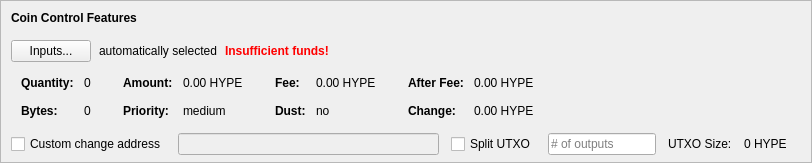
    <widget class="QFrame" name="frameCoinControl">
     <property name="sizePolicy">
      <sizepolicy hsizetype="Expanding" vsizetype="Expanding">
       <horstretch>0</horstretch>
       <verstretch>0</verstretch>
      </sizepolicy>
     </property>
     <property name="maximumSize">
      <size>
       <width>16777215</width>
       <height>16777215</height>
      </size>
     </property>
     <property name="frameShape">
      <enum>QFrame::StyledPanel</enum>
     </property>
     <property name="frameShadow">
      <enum>QFrame::Sunken</enum>
     </property>
     <layout class="QVBoxLayout" name="verticalLayoutCoinControl2">
      <property name="spacing">
       <number>0</number>
      </property>
      <property name="leftMargin">
       <number>0</number>
      </property>
      <property name="topMargin">
       <number>0</number>
      </property>
      <property name="rightMargin">
       <number>0</number>
      </property>
      <property name="bottomMargin">
       <number>6</number>
      </property>
      <item>
       <layout class="QVBoxLayout" name="verticalLayoutCoinControl" stretch="0,0,0,0,1">
        <property name="spacing">
         <number>0</number>
        </property>
        <property name="leftMargin">
         <number>10</number>
        </property>
        <property name="topMargin">
         <number>10</number>
        </property>
        <item>
         <layout class="QHBoxLayout" name="horizontalLayoutCoinControl1">
          <property name="bottomMargin">
           <number>15</number>
          </property>
          <item>
           <widget class="QLabel" name="labelCoinControlFeatures">
            <property name="sizePolicy">
             <sizepolicy hsizetype="Preferred" vsizetype="Maximum">
              <horstretch>0</horstretch>
              <verstretch>0</verstretch>
             </sizepolicy>
            </property>
            <property name="font">
             <font>
              <weight>75</weight>
              <bold>true</bold>
             </font>
            </property>
            <property name="styleSheet">
             <string notr="true">font-weight:bold;</string>
            </property>
            <property name="text">
             <string>Coin Control Features</string>
            </property>
           </widget>
          </item>
         </layout>
        </item>
        <item>
         <layout class="QHBoxLayout" name="horizontalLayoutCoinControl2" stretch="0,0,0,0">
          <property name="spacing">
           <number>8</number>
          </property>
          <property name="bottomMargin">
           <number>10</number>
          </property>
          <item>
           <widget class="QPushButton" name="pushButtonCoinControl">
            <property name="styleSheet">
             <string notr="true"/>
            </property>
            <property name="text">
             <string>Inputs...</string>
            </property>
            <property name="autoDefault">
             <bool>false</bool>
            </property>
           </widget>
          </item>
          <item>
           <widget class="QLabel" name="labelCoinControlAutomaticallySelected">
            <property name="text">
             <string>automatically selected</string>
            </property>
            <property name="margin">
             <number>5</number>
            </property>
           </widget>
          </item>
          <item>
           <widget class="QLabel" name="labelCoinControlInsuffFunds">
            <property name="font">
             <font>
              <weight>75</weight>
              <bold>true</bold>
             </font>
            </property>
            <property name="styleSheet">
             <string notr="true">color:red;font-weight:bold;</string>
            </property>
            <property name="text">
             <string>Insufficient funds!</string>
            </property>
            <property name="margin">
             <number>5</number>
            </property>
           </widget>
          </item>
          <item>
           <spacer name="horizontalSpacerCoinControl">
            <property name="orientation">
             <enum>Qt::Horizontal</enum>
            </property>
            <property name="sizeHint" stdset="0">
             <size>
              <width>40</width>
              <height>1</height>
             </size>
            </property>
           </spacer>
          </item>
         </layout>
        </item>
        <item>
         <widget class="QWidget" name="widgetCoinControl" native="true">
          <property name="sizePolicy">
           <sizepolicy hsizetype="Preferred" vsizetype="Preferred">
            <horstretch>0</horstretch>
            <verstretch>0</verstretch>
           </sizepolicy>
          </property>
          <property name="minimumSize">
           <size>
            <width>0</width>
            <height>0</height>
           </size>
          </property>
          <property name="styleSheet">
           <string notr="true"/>
          </property>
          <layout class="QHBoxLayout" name="horizontalLayoutCoinControl5">
           <property name="leftMargin">
            <number>0</number>
           </property>
           <property name="topMargin">
            <number>0</number>
           </property>
           <property name="rightMargin">
            <number>0</number>
           </property>
           <property name="bottomMargin">
            <number>0</number>
           </property>
           <item>
            <layout class="QHBoxLayout" name="horizontalLayoutCoinControl3" stretch="0,0,0,1">
             <property name="spacing">
              <number>20</number>
             </property>
             <property name="topMargin">
              <number>0</number>
             </property>
             <property name="bottomMargin">
              <number>10</number>
             </property>
             <item>
              <layout class="QFormLayout" name="formLayoutCoinControl1">
               <property name="horizontalSpacing">
                <number>10</number>
               </property>
               <property name="verticalSpacing">
                <number>14</number>
               </property>
               <property name="leftMargin">
                <number>10</number>
               </property>
               <property name="topMargin">
                <number>4</number>
               </property>
               <property name="rightMargin">
                <number>6</number>
               </property>
               <item row="0" column="0">
                <widget class="QLabel" name="labelCoinControlQuantityText">
                 <property name="font">
                  <font>
                   <weight>75</weight>
                   <bold>true</bold>
                  </font>
                 </property>
                 <property name="text">
                  <string>Quantity:</string>
                 </property>
                 <property name="margin">
                  <number>0</number>
                 </property>
                </widget>
               </item>
               <item row="0" column="1">
                <widget class="QLabel" name="labelCoinControlQuantity">
                 <property name="cursor">
                  <cursorShape>IBeamCursor</cursorShape>
                 </property>
                 <property name="contextMenuPolicy">
                  <enum>Qt::ActionsContextMenu</enum>
                 </property>
                 <property name="text">
                  <string notr="true">0</string>
                 </property>
                 <property name="margin">
                  <number>0</number>
                 </property>
                 <property name="textInteractionFlags">
                  <set>Qt::LinksAccessibleByMouse|Qt::TextSelectableByKeyboard|Qt::TextSelectableByMouse</set>
                 </property>
                </widget>
               </item>
               <item row="1" column="0">
                <widget class="QLabel" name="labelCoinControlBytesText">
                 <property name="font">
                  <font>
                   <weight>75</weight>
                   <bold>true</bold>
                  </font>
                 </property>
                 <property name="text">
                  <string>Bytes:</string>
                 </property>
                </widget>
               </item>
               <item row="1" column="1">
                <widget class="QLabel" name="labelCoinControlBytes">
                 <property name="cursor">
                  <cursorShape>IBeamCursor</cursorShape>
                 </property>
                 <property name="contextMenuPolicy">
                  <enum>Qt::ActionsContextMenu</enum>
                 </property>
                 <property name="text">
                  <string notr="true">0</string>
                 </property>
                 <property name="textInteractionFlags">
                  <set>Qt::LinksAccessibleByMouse|Qt::TextSelectableByKeyboard|Qt::TextSelectableByMouse</set>
                 </property>
                </widget>
               </item>
              </layout>
             </item>
             <item>
              <layout class="QFormLayout" name="formLayoutCoinControl2">
               <property name="horizontalSpacing">
                <number>10</number>
               </property>
               <property name="verticalSpacing">
                <number>14</number>
               </property>
               <property name="leftMargin">
                <number>6</number>
               </property>
               <property name="topMargin">
                <number>4</number>
               </property>
               <property name="rightMargin">
                <number>6</number>
               </property>
               <item row="0" column="0">
                <widget class="QLabel" name="labelCoinControlAmountText">
                 <property name="font">
                  <font>
                   <weight>75</weight>
                   <bold>true</bold>
                  </font>
                 </property>
                 <property name="text">
                  <string>Amount:</string>
                 </property>
                 <property name="margin">
                  <number>0</number>
                 </property>
                </widget>
               </item>
               <item row="0" column="1">
                <widget class="QLabel" name="labelCoinControlAmount">
                 <property name="cursor">
                  <cursorShape>IBeamCursor</cursorShape>
                 </property>
                 <property name="contextMenuPolicy">
                  <enum>Qt::ActionsContextMenu</enum>
                 </property>
                 <property name="text">
                  <string notr="true">0.00 HYPE</string>
                 </property>
                 <property name="textInteractionFlags">
                  <set>Qt::LinksAccessibleByMouse|Qt::TextSelectableByKeyboard|Qt::TextSelectableByMouse</set>
                 </property>
                </widget>
               </item>
               <item row="1" column="0">
                <widget class="QLabel" name="labelCoinControlPriorityText">
                 <property name="font">
                  <font>
                   <weight>75</weight>
                   <bold>true</bold>
                  </font>
                 </property>
                 <property name="text">
                  <string>Priority:</string>
                 </property>
                </widget>
               </item>
               <item row="1" column="1">
                <widget class="QLabel" name="labelCoinControlPriority">
                 <property name="cursor">
                  <cursorShape>IBeamCursor</cursorShape>
                 </property>
                 <property name="contextMenuPolicy">
                  <enum>Qt::ActionsContextMenu</enum>
                 </property>
                 <property name="text">
                  <string>medium</string>
                 </property>
                 <property name="textInteractionFlags">
                  <set>Qt::LinksAccessibleByMouse|Qt::TextSelectableByKeyboard|Qt::TextSelectableByMouse</set>
                 </property>
                </widget>
               </item>
              </layout>
             </item>
             <item>
              <layout class="QFormLayout" name="formLayoutCoinControl3">
               <property name="horizontalSpacing">
                <number>10</number>
               </property>
               <property name="verticalSpacing">
                <number>14</number>
               </property>
               <property name="leftMargin">
                <number>6</number>
               </property>
               <property name="topMargin">
                <number>4</number>
               </property>
               <property name="rightMargin">
                <number>6</number>
               </property>
               <item row="0" column="0">
                <widget class="QLabel" name="labelCoinControlFeeText">
                 <property name="font">
                  <font>
                   <weight>75</weight>
                   <bold>true</bold>
                  </font>
                 </property>
                 <property name="text">
                  <string>Fee:</string>
                 </property>
                 <property name="margin">
                  <number>0</number>
                 </property>
                </widget>
               </item>
               <item row="0" column="1">
                <widget class="QLabel" name="labelCoinControlFee">
                 <property name="cursor">
                  <cursorShape>IBeamCursor</cursorShape>
                 </property>
                 <property name="contextMenuPolicy">
                  <enum>Qt::ActionsContextMenu</enum>
                 </property>
                 <property name="text">
                  <string notr="true">0.00 HYPE</string>
                 </property>
                 <property name="textInteractionFlags">
                  <set>Qt::LinksAccessibleByMouse|Qt::TextSelectableByKeyboard|Qt::TextSelectableByMouse</set>
                 </property>
                </widget>
               </item>
               <item row="1" column="0">
                <widget class="QLabel" name="labelCoinControlLowOutputText">
                 <property name="font">
                  <font>
                   <weight>75</weight>
                   <bold>true</bold>
                  </font>
                 </property>
                 <property name="text">
                  <string>Dust:</string>
                 </property>
                </widget>
               </item>
               <item row="1" column="1">
                <widget class="QLabel" name="labelCoinControlLowOutput">
                 <property name="cursor">
                  <cursorShape>IBeamCursor</cursorShape>
                 </property>
                 <property name="contextMenuPolicy">
                  <enum>Qt::ActionsContextMenu</enum>
                 </property>
                 <property name="text">
                  <string>no</string>
                 </property>
                 <property name="textInteractionFlags">
                  <set>Qt::LinksAccessibleByMouse|Qt::TextSelectableByKeyboard|Qt::TextSelectableByMouse</set>
                 </property>
                </widget>
               </item>
              </layout>
             </item>
             <item>
              <layout class="QFormLayout" name="formLayoutCoinControl4">
               <property name="horizontalSpacing">
                <number>10</number>
               </property>
               <property name="verticalSpacing">
                <number>14</number>
               </property>
               <property name="leftMargin">
                <number>6</number>
               </property>
               <property name="topMargin">
                <number>4</number>
               </property>
               <property name="rightMargin">
                <number>6</number>
               </property>
               <item row="0" column="0">
                <widget class="QLabel" name="labelCoinControlAfterFeeText">
                 <property name="font">
                  <font>
                   <weight>75</weight>
                   <bold>true</bold>
                  </font>
                 </property>
                 <property name="text">
                  <string>After Fee:</string>
                 </property>
                 <property name="margin">
                  <number>0</number>
                 </property>
                </widget>
               </item>
               <item row="0" column="1">
                <widget class="QLabel" name="labelCoinControlAfterFee">
                 <property name="cursor">
                  <cursorShape>IBeamCursor</cursorShape>
                 </property>
                 <property name="contextMenuPolicy">
                  <enum>Qt::ActionsContextMenu</enum>
                 </property>
                 <property name="text">
                  <string notr="true">0.00 HYPE</string>
                 </property>
                 <property name="textInteractionFlags">
                  <set>Qt::LinksAccessibleByMouse|Qt::TextSelectableByKeyboard|Qt::TextSelectableByMouse</set>
                 </property>
                </widget>
               </item>
               <item row="1" column="0">
                <widget class="QLabel" name="labelCoinControlChangeText">
                 <property name="font">
                  <font>
                   <weight>75</weight>
                   <bold>true</bold>
                  </font>
                 </property>
                 <property name="text">
                  <string>Change:</string>
                 </property>
                </widget>
               </item>
               <item row="1" column="1">
                <widget class="QLabel" name="labelCoinControlChange">
                 <property name="cursor">
                  <cursorShape>IBeamCursor</cursorShape>
                 </property>
                 <property name="contextMenuPolicy">
                  <enum>Qt::ActionsContextMenu</enum>
                 </property>
                 <property name="text">
                  <string notr="true">0.00 HYPE</string>
                 </property>
                 <property name="textInteractionFlags">
                  <set>Qt::LinksAccessibleByMouse|Qt::TextSelectableByKeyboard|Qt::TextSelectableByMouse</set>
                 </property>
                </widget>
               </item>
              </layout>
             </item>
            </layout>
           </item>
          </layout>
         </widget>
        </item>
        <item>
         <layout class="QHBoxLayout" name="horizontalLayoutCoinControl4" stretch="0,0,0,0,0,0,0">
          <property name="spacing">
           <number>12</number>
          </property>
          <property name="sizeConstraint">
           <enum>QLayout::SetDefaultConstraint</enum>
          </property>
          <property name="topMargin">
           <number>5</number>
          </property>
          <property name="rightMargin">
           <number>5</number>
          </property>
          <item>
           <widget class="QCheckBox" name="checkBoxCoinControlChange">
            <property name="toolTip">
             <string>If this is activated, but the change address is empty or invalid, change will be sent to a newly generated address.</string>
            </property>
            <property name="text">
             <string>Custom change address</string>
            </property>
           </widget>
          </item>
          <item>
           <widget class="QValidatedLineEdit" name="lineEditCoinControlChange">
            <property name="enabled">
             <bool>false</bool>
            </property>
            <property name="sizePolicy">
             <sizepolicy hsizetype="Expanding" vsizetype="Fixed">
              <horstretch>0</horstretch>
              <verstretch>0</verstretch>
             </sizepolicy>
            </property>
           </widget>
          </item>
          <item>
           <widget class="QCheckBox" name="splitBlockCheckBox">
            <property name="text">
             <string>Split UTXO</string>
            </property>
           </widget>
          </item>
          <item>
           <widget class="QLineEdit" name="splitBlockLineEdit">
            <property name="sizePolicy">
             <sizepolicy hsizetype="Fixed" vsizetype="Fixed">
              <horstretch>50</horstretch>
              <verstretch>0</verstretch>
             </sizepolicy>
            </property>
            <property name="placeholderText">
             <string># of outputs</string>
            </property>
           </widget>
          </item>
          <item>
           <widget class="QLabel" name="labelBlockSizeText">
            <property name="text">
             <string>UTXO Size:</string>
            </property>
           </widget>
          </item>
          <item>
           <widget class="QLabel" name="labelBlockSize">
            <property name="text">
             <string>0 HYPE</string>
            </property>
           </widget>
          </item>
          <item>
           <widget class="QLabel" name="labelCoinControlChangeLabel">
            <property name="sizePolicy">
             <sizepolicy hsizetype="Preferred" vsizetype="Expanding">
              <horstretch>0</horstretch>
              <verstretch>0</verstretch>
             </sizepolicy>
            </property>
            <property name="minimumSize">
             <size>
              <width>0</width>
              <height>0</height>
             </size>
            </property>
            <property name="text">
             <string/>
            </property>
            <property name="margin">
             <number>3</number>
            </property>
           </widget>
          </item>
         </layout>
        </item>
        <item>
         <spacer name="verticalSpacerCoinControl">
          <property name="orientation">
           <enum>Qt::Vertical</enum>
          </property>
          <property name="sizeHint" stdset="0">
           <size>
            <width>800</width>
            <height>1</height>
           </size>
          </property>
         </spacer>
        </item>
       </layout>
      </item>
     </layout>
    </widget>
